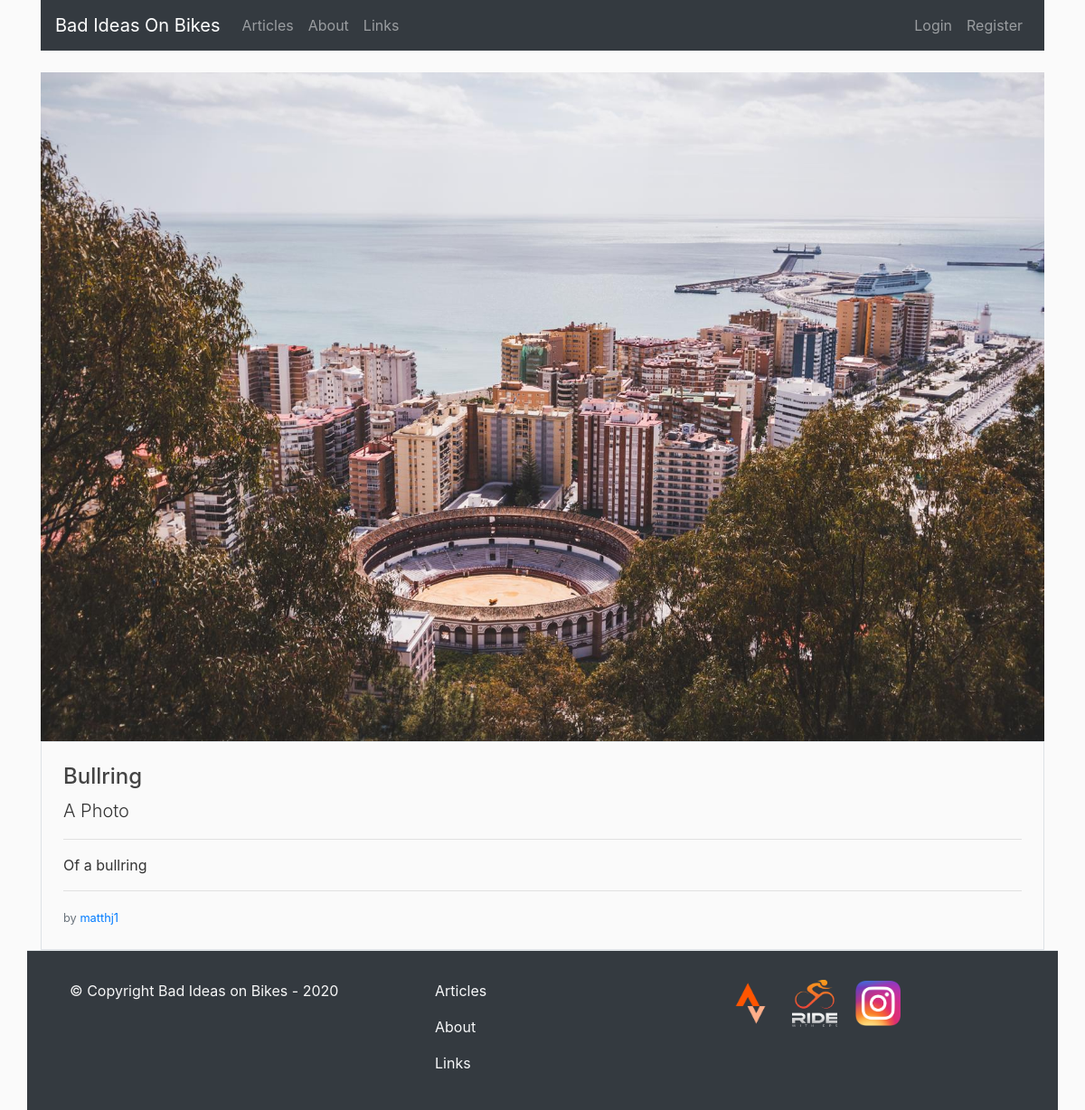
Page /post/10 on the earlier database version.
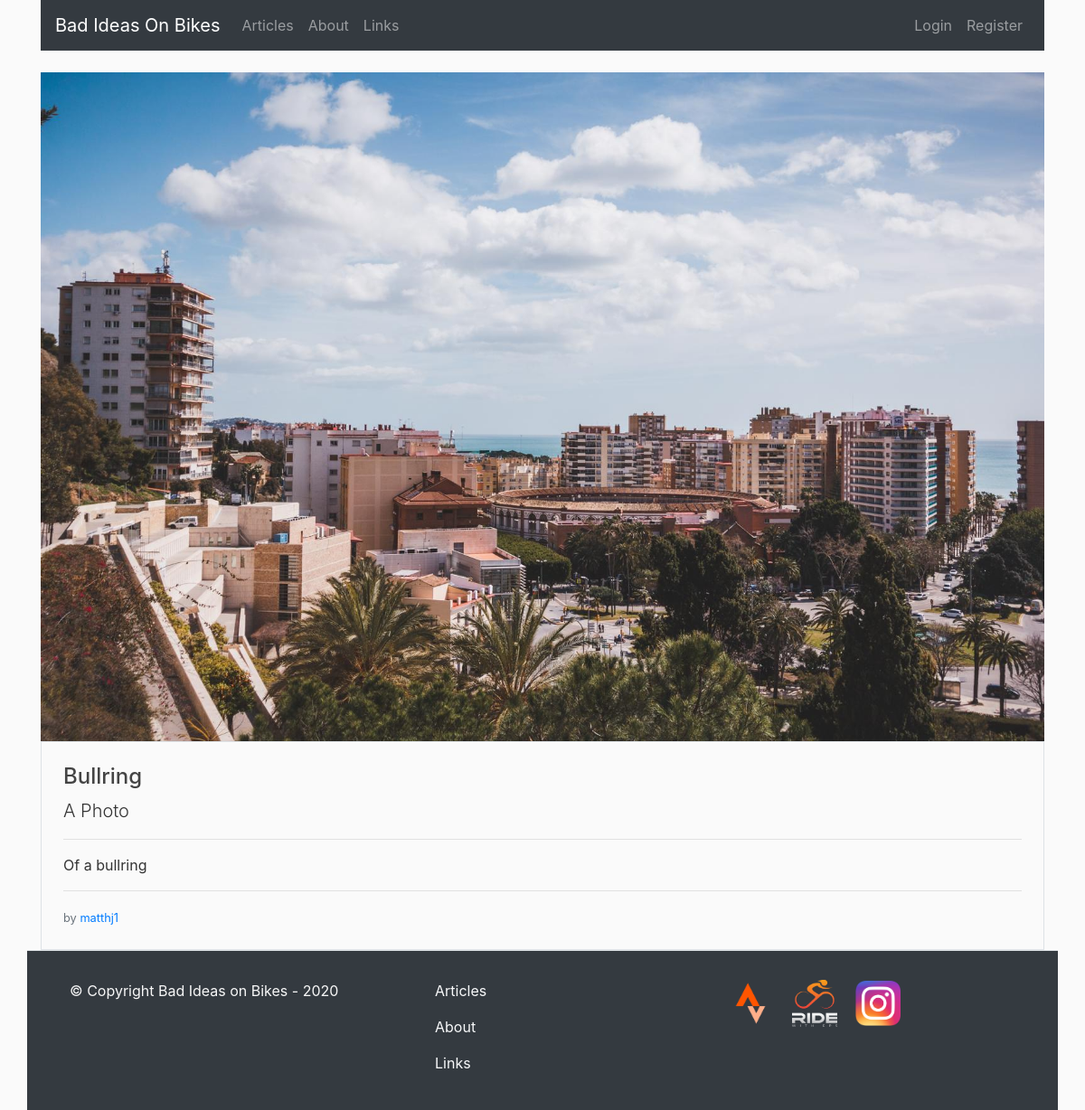
Same page on the later database version.
### flaskbiob/models.py (models this page shows, shortened)
class Posts(db.Model):
    id = db.Column(db.Integer, primary_key=True)
    title = db.Column(db.String(100), nullable=False)
    date = db.Column(db.DateTime, nullable=False, default=datetime.utcnow)
    leader = db.Column(db.Text, nullable=False)
    content = db.Column(db.Text, nullable=False)
    post_image = db.Column(db.String(100), nullable=False, default="default_post.jpg")
    user = db.Column(db.Integer, db.ForeignKey("users.id"), nullable=False)

class Users(db.Model, UserMixin):
    id = db.Column(db.Integer, primary_key=True)
    username = db.Column(db.String(20), unique=True, nullable=False)
    email = db.Column(db.String(100), unique=True, nullable=False)
    image_file = db.Column(db.String(20), nullable=False, default="default.png")
    password = db.Column(db.String(60), nullable=False)
    posts = db.relationship("Posts", backref="author", lazy=True)

### flaskbiob/posts/routes.py (the view)
@posts.route("/post/<post_id>", methods=["GET", "POST"])
def postPage(post_id):
    post = Posts.query.get_or_404(post_id)
    return render_template("Post.html", title=post.title, post=post)

### flaskbiob/templates/Post.html (shortened to what this page needs)
{% extends "BASE.html" %}
    {% block content %}
    <div class="container">
        <div class="row">
            <div class="column mx-auto" style="width: 1200px">
                        <img src="{{ url_for('static', filename='post_pics/' + post.post_image) }}" class="img-fluid" alt="Responsive image">
                <div class="border">
                    <div class="column m-4">
                        <h4>{{ post.title }}</h4>
                        <p class="lead">{{ post.leader }}</p>
                        <hr>
                        <p>{{ post.content | safe }}</p>
                        <hr>
                        <small class="text-muted">by <a href="{{ url_for('users.userpostPage', username=post.author.username) }}">{{ post.author.username }}</a></small>
                    </div>
                </div>
            </div>
        </div>
    </div>
    {% endblock content %}

### flaskbiob/templates/BASE.html (shortened to what this page needs)
<!DOCTYPE html>
<html lang="en">
<head>
    <link rel="stylesheet" href="https://stackpath.bootstrapcdn.com/bootstrap/4.5.2/css/bootstrap.min.css">
    <link rel="stylesheet" type="text/css" href="{{ url_for('static', filename='main.css') }}">
</head>
    <body>
        <div class="container">
            <nav class="navbar navbar-expand-lg navbar-dark bg-dark">
              <a class="navbar-brand" href="{{ url_for('main.homePage') }}">Bad Ideas On Bikes</a>
              <div class="collapse navbar-collapse" id="navbarNav">
                <ul class="navbar-nav">
                  <li class="nav-item {% if request.endpoint == 'main.homePage' %} active {% endif %}">
                    <a class="nav-link" href="{{ url_for('main.homePage') }}">Articles <span class="sr-only">(current)</span></a>
                  </li>
                  <li class="nav-item {% if request.endpoint == 'main.aboutPage' %} active {% endif %}">
                    <a class="nav-link" href="{{ url_for('main.aboutPage') }}">About</a>
                  </li>
                  <li class="nav-item {% if request.endpoint == 'main.linkPage' %} active {% endif %}">
                    <a class="nav-link" href="#">Links</a>
                  </li>
                </ul>
                  <ul class="navbar-nav ml-auto">
                      {% if current_user.is_authenticated %}
                        <li class="nav-item {% if request.endpoint == 'posts.newpostPage' %} active {% endif %}">
                            <a class="nav-link" href="{{ url_for('posts.newpostPage') }}">Post</a>
                        </li>
                          <li class="nav-item ">
                            <a class="nav-link" href="{{ url_for('users.logoutPage') }}">Logout</a>
                        </li>
                        <li class="nav-item {% if request.endpoint == 'users.accountPage' %} active {% endif %}">
                            <a class="nav-link" href="{{ url_for('users.accountPage') }}">Account</a>
                        </li>
                      {% else %}
                        <li class="nav-item {% if request.endpoint == 'users.loginPage' %} active {% endif %}">
                            <a class="nav-link" href="{{ url_for('users.loginPage') }}">Login</a>
                        </li>
                        <li class="nav-item {% if request.endpoint == 'users.registerPage' %} active {% endif %}">
                            <a class="nav-link" href="{{ url_for('users.registerPage') }}">Register</a>
                        </li>
                      {% endif %}
                  </ul>
              </div>
            </nav>
            <br>
            {% block content %}
            {% endblock content %}
            <div class="row border-top p-4" id="footer">
                <div class="col-4"><p class="footer-text m-2">© Copyright Bad Ideas on Bikes - 2020</p></div>
                <div class="col-4">
                    <ul class="footer-list m-2">
                        <li class="mb-3"><a class="text-light" href="{{ url_for('main.homePage') }}">Articles</a></li>
                        <li class="mb-3"><a class="text-light" href="{{ url_for('main.aboutPage') }}">About</a></li>
                        <li class="mb-3"><a class="text-light" href="">Links</a></li>
                    </ul>
                </div>
                <div class="col-4">
                    <a href="" class="image-link-gs"><img src="{{ url_for('static', filename='icons/strava.png') }}" class="button-icon m-2"></a>
                    <a href="" class="image-link-gs"><img src="{{ url_for('static', filename='icons/RWGPS.png') }}" class="button-icon m-2"></a>
                    <a href="" class="image-link-gs"><img src="{{ url_for('static', filename='icons/small_instagram.png') }}" class="button-icon m-2"></a>
                </div>
            </div>
        </div>
    </body>
</html>

### flaskbiob/static/main.css (style rules this page uses)
body { background: #fafafa; color: #333333; }
h1, h2, h3, h4, h5, h6 { color: #444444; }
#footer { background-color: #343a40; }
.footer-text { color: #f7f7f7; }
.footer-list { list-style-type: none; }
.button-icon { max-width: 50px; }

Differences in the rows shown:
changed Posts "Bullring": post_image: a different picture
